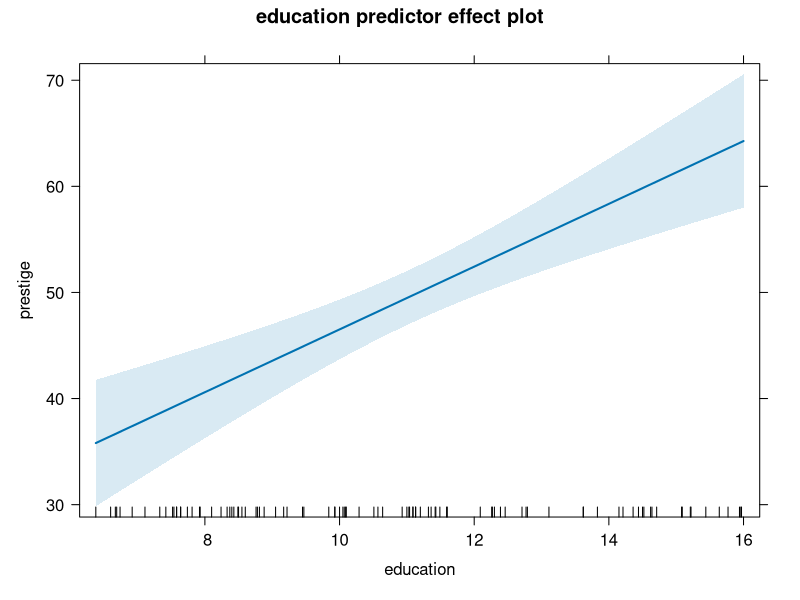
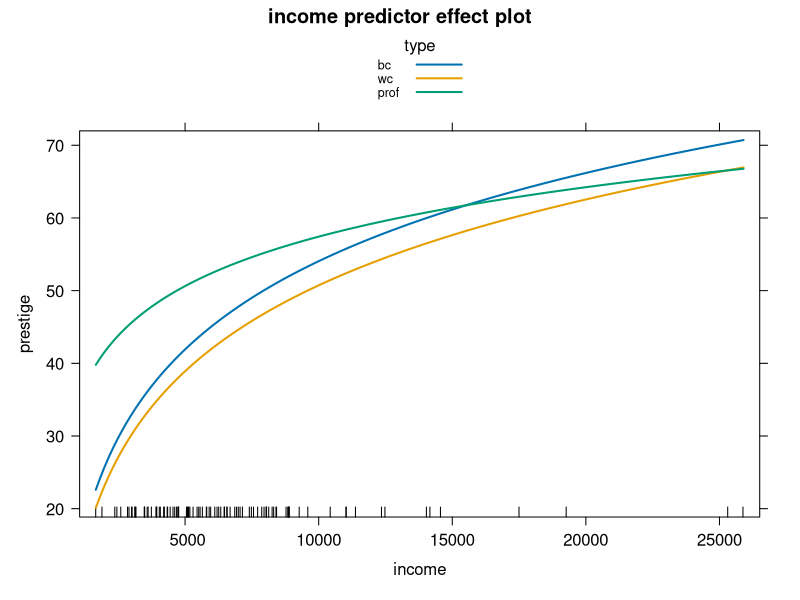
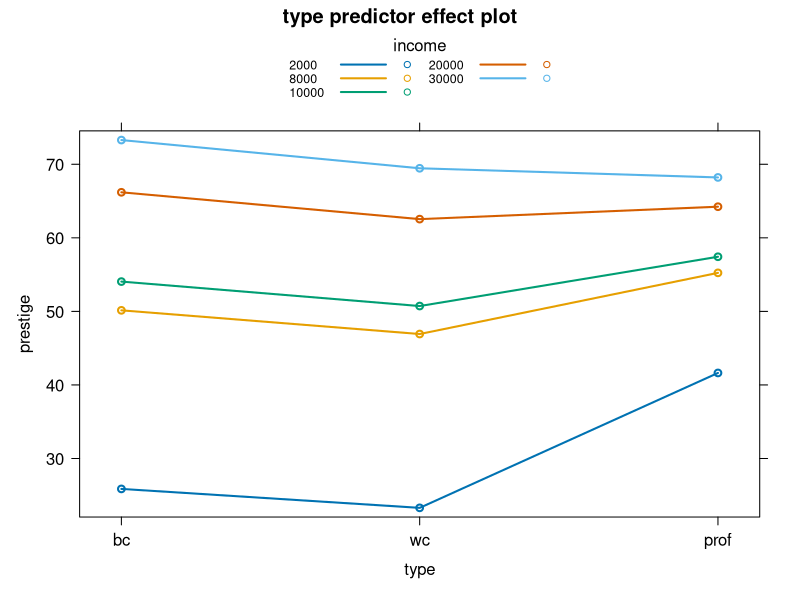
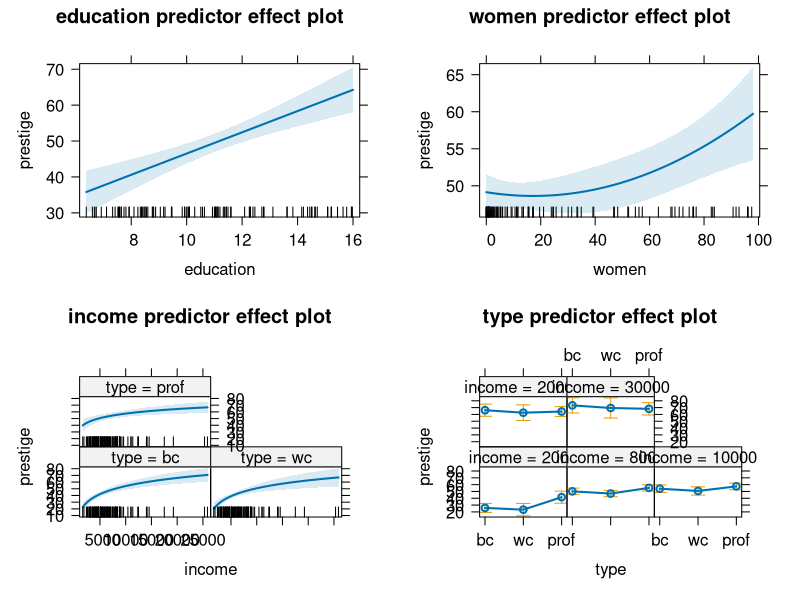
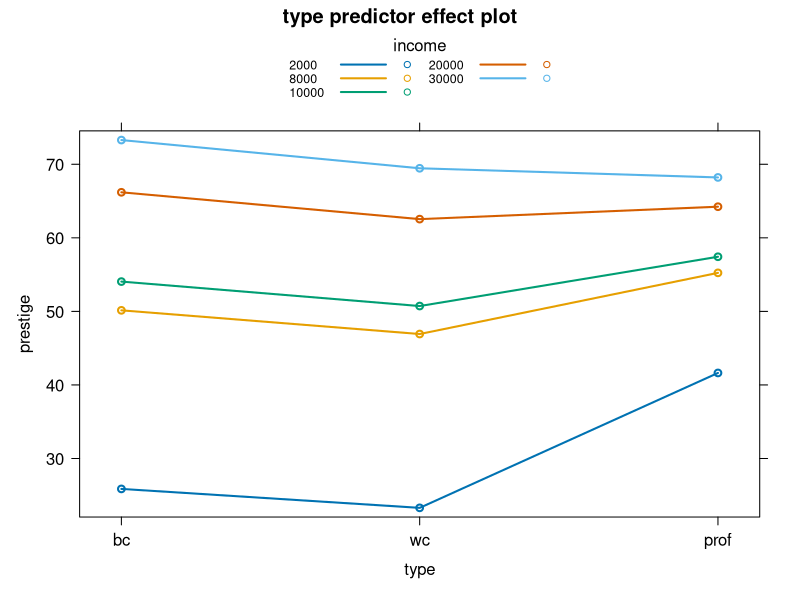
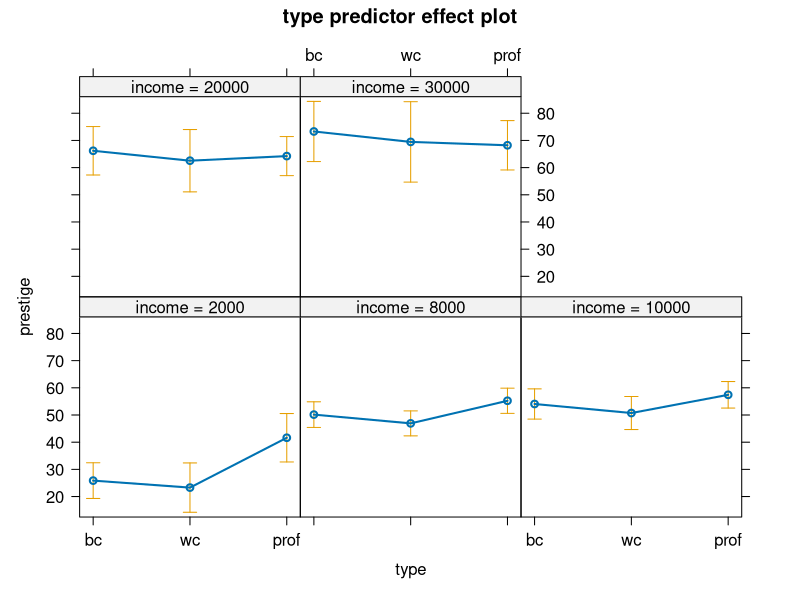
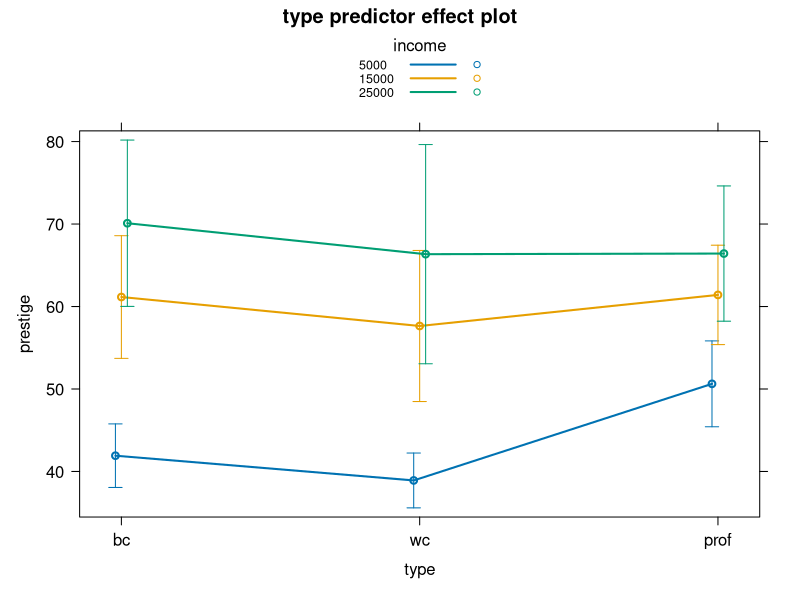
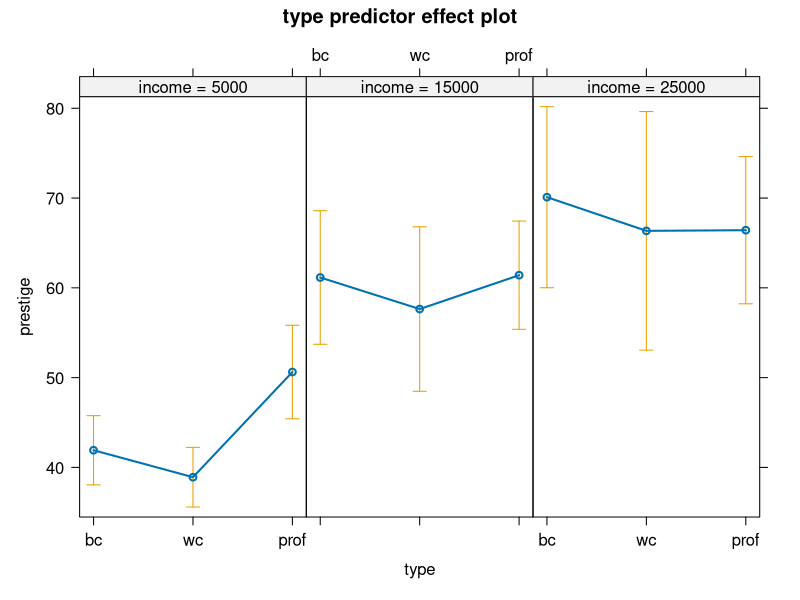

Here is the R script that generated these plots, in order: (Note: this script raises an error after producing the figures.)
#!/usr/bin/r

D(1:6, "mymickgoovy")

expression({
  .value <- 1:0
  .grad <- array(0, c(length(.value), 1L), list(NULL, c("newletgo")))
  .grad[, "newletgo"] <- 0
  attr(.value, "gradient") <- .grad
  .value
})

expression({
  .value <- 1:6
  .grad <- array(0, c(length(.value), 1L), list(NULL, c("twoby")))
  .hessian <- array(0, c(length(.value), 1L, 1L), list(NULL, 
                                                       c("twoby"), c("twoby")))
  .grad[, "twoby"] <- 0
  attr(.value, "gradient") <- .grad
  attr(.value, "hessian") <- .hessian
  .value
})

## ----setopts,echo=FALSE---------------------------------------------
library("knitr")
opts_chunk$set(fig.width=5,fig.height=5,#tidy=TRUE,
               out.width="0.8\\textwidth",echo=TRUE)
#options(prompt=" ")
options(continue="+    ", prompt="R> ", width=70)
options(show.signif.stars=FALSE, scipen=3)

## ----setup, include=FALSE, cache=FALSE, results='hide', echo=FALSE------------
library(car)
library(effects)
render_sweave()
options(width=80, digits=5, str=list(strict.width="cut"))
strOptions(strict.width="cut")

## -----------------------------------------------------------------------------
library("car") # also loads the carData package
Prestige$type <- factor(Prestige$type, levels=c("bc", "wc", "prof"))
lm1 <- lm(prestige ~ education + poly(women, 2) +
            log(income)*type, data=Prestige)

## -----------------------------------------------------------------------------
S(lm1)

## ----fig11,include=TRUE,fig.width=5,fig.height=4,fig.show='hide'--------------
library("effects")
e1.lm1 <- predictorEffect("education", lm1)
plot(e1.lm1)

## -----------------------------------------------------------------------------
brief(e1.lm1$model.matrix)

## -----------------------------------------------------------------------------
e1a.lm1 <- predictorEffect("education", lm1, focal.levels=5)
e1a.lm1
summary(e1a.lm1)
as.data.frame(e1a.lm1)

## -----------------------------------------------------------------------------
e2.lm1 <- predictorEffect("income", lm1, focal.levels=5)
as.data.frame(e2.lm1)

## ----fig12,include=TRUE,fig.width=5,fig.height=5,fig.show='hide'--------------
plot(predictorEffect("income", lm1), 
     lines=list(multiline=TRUE))

## ----fig13,include=TRUE,fig.width=5,fig.height=5,fig.show='hide'--------------
plot(predictorEffect("type", lm1), lines=list(multiline=TRUE))

## ----fig14,include=TRUE,fig.width=7,fig.height=8,fig.show='hide'--------------
eall.lm1 <- predictorEffects(lm1)
plot(eall.lm1)

## ----eval=FALSE---------------------------------------------------------------
#  plot(eall.lm1)
#  plot(predictorEffects(lm1))
#  plot(predictorEffects(lm1, ~ income + education + women + type))

## ----eval=FALSE---------------------------------------------------------------
#  plot(predictorEffects(lm1, ~ type + education))

## ----eval=FALSE---------------------------------------------------------------
#  plot(predictorEffects(lm1, ~ women))
#  plot(predictorEffects(lm1)[[3]])
#  plot(predictorEffect("women", lm1))

## ----fig21a,include=TRUE,fig.width=5,fig.height=4.5,fig.show='hide'-----------
e3.lm1 <- predictorEffect("type", lm1)
plot(e3.lm1, lines=list(multiline=TRUE))

## ----fig21b,include=TRUE,fig.width=6,fig.height=5,fig.show='hide'-------------
plot(e3.lm1, lines=list(multiline=FALSE)) # the default

## ----fig22a,include=TRUE,fig.width=5,fig.height=4.5,fig.show='hide'-----------
e3.lm1 <- predictorEffect("type", lm1,
                          xlevels=list(income=c(5000, 15000, 25000)))
plot(e3.lm1, lines=list(multiline=TRUE),
     confint=list(style="bars"))

## ----fig22b,include=TRUE,fig.width=5.5,fig.height=5,fig.show='hide'-----------
plot(e3.lm1,
     lines=list(multiline=FALSE), # the default
     lattice=list(layout=c(3, 1)))

## ----fig23,include=TRUE,fig.width=5,fig.height=4,fig.show='hide'--------------
e4.lm1 <- predictorEffect("education", lm1,
                          se=list(type="scheffe", level=.99), 
                          vcov.=hccm)
plot(e4.lm1)

## -----------------------------------------------------------------------------
lm2 <- lm(log(prestige) ~ log(income) + education + type, Prestige)

## ----fig30,include=TRUE,fig.width=5,fig.height=4,fig.show='hide'--------------
plot(predictorEffects(lm2, ~ income))

## ----fig31,include=TRUE,fig.width=5,fig.height=4,fig.show='hide'--------------
plot(predictorEffects(lm2, ~ income),
     axes=list(
       x=list(income=list(transform=list(trans=log, inverse=exp)))
     ))

## ----fig32,include=TRUE,fig.width=5,fig.height=5,fig.show='hide'--------------
plot(predictorEffects(lm2, ~ income),
     main="Transformed Plot",
     axes=list(
       grid=TRUE,
       x=list(rotate=30,
              rug=FALSE,
              income=list(transform=list(trans=log, inverse=exp),
                          lab="income, log-scale",
                          ticks=list(at=c(2000, 5000, 10000, 20000)),
                          lim=c(1900, 21000))
       )))

## ----fig33,include=TRUE,fig.width=4,fig.height=4,fig.show='hide'--------------
# default:
plot(predictorEffects(lm2, ~ education),
     main="Default log(prestige)")
# Change only tick-mark labels to arithmetic scale:
plot(predictorEffects(lm2, ~ education),
     main="log(prestige), Arithmetic Ticks",
     axes=list(y=list(transform=list(trans=log, inverse=exp),
                      lab="prestige", type="rescale")))
# Replace log(presige) by prestige:
plot(predictorEffects(lm2, ~ education),
     main="Prestige in Arithmethic Scale",
     axes=list(y=list(transform=exp, lab="prestige")))

## -----------------------------------------------------------------------------
library("lme4") # for lmer()
Blackmore$tran.exercise <- bcnPower(Blackmore$exercise, 
                                    lambda=0.25, gamma=0.1)
mm1 <- lmer(tran.exercise ~ I(age - 8)*group +
              (I(age - 8) | subject), data=Blackmore)

## ----fig33a,include=TRUE,fig.width=5,fig.height=5,fig.show='hide'-------------
e1.mm1 <- predictorEffect("age", mm1)
plot(e1.mm1, lines=list(multiline=TRUE), confint=list(style="auto"))

## ----fig33b,include=TRUE,fig.width=5,fig.height=5,fig.show='hide'-------------
f.trans <- function(x) bcnPower(x, lambda=0.25, gamma=0.1)
f.inverse <- function(x) bcnPowerInverse(x, lambda=0.25, gamma=0.1)
plot(e1.mm1, lines=list(multiline=TRUE),
     confint=list(style="auto"),
     axes=list(x=list(age=list(lab="Age (years)")),
               y=list(transform=list(trans=f.trans, inverse=f.inverse),
                      type="response",
                      lab="Exercise (hours/week)")),
     lattice=list(key.args=list(x=.20, y=.75, corner=c(0, 0), 
                                padding.text=1.25)),
     main=""
)

## -----------------------------------------------------------------------------
data("Blowdown", package="alr4")
gm1 <- glm(y ~ log(d) + s + spp, family=binomial, data=Blowdown)

## ----fig34,include=TRUE,fig.width=6.5,fig.height=6.5,fig.show='hide'----------
plot(predictorEffects(gm1),
     axes=list(grid=TRUE, x=list(rug=FALSE, rotate=35)))

## ----fig35,include=TRUE,fig.width=3.5,fig.height=3.5,fig.show='hide'----------
e1.gm1 <- predictorEffect("spp", gm1)
plot(e1.gm1, main="type='rescale'",
     axes=list(y=list(type="rescale",
                      lab="logit scale, probability labels"),
               x=list(rotate=30),
               grid=TRUE))
plot(e1.gm1, main="type='link'",
     axes=list(y=list(type="link",
                      lab="logit scale, logit labels"),
               x=list(rotate=30),
               grid=TRUE))
plot(e1.gm1, main="type='response'",
     axes=list(y=list(type="response", grid=TRUE,
                      lab="probabilty scale, probability labels"),
               x=list(rotate=30),
               grid=TRUE))

## ----fig36,include=TRUE,fig.width=5.5,fig.height=4.5,fig.show='hide'----------
or <- order(as.data.frame(e1.gm1)$fit) # order smallest to largest
Blowdown$spp1 <- factor(Blowdown$spp,  # reorder levels of spp
                        levels=levels(Blowdown$spp)[or])
gm2 <- update(gm1, ~ . - spp + spp1)   # refit model
plot(predictorEffects(gm2, ~ spp1), main="type='response', ordered",
     axes=list(y=list(type="response",
                      lab="probabilty scale, probability labels"),
               x=list(rotate=30, spp=list(lab="Species")),
               grid=TRUE))

## ----fig37,include=TRUE,fig.width=9,fig.height=12,fig.show='hide'-------------
gm3 <- update(gm2, ~ . + s:log(d)) # add an interaction
plot(predictorEffects(gm3, ~ s + d),
     axes=list(x=list(rug=FALSE, rotate=90),
               y=list(type="response", lab="Blowdown Probability")),
     lattice=list(layout=c(1, 5)))

## ----fig38,include=TRUE,fig.width=9,fig.height=5,fig.show='hide'--------------
plot(predictorEffects(gm3, ~ s + d, xlevels=list(d=c(5, 40, 80),
                                                 s=c(0.1, 0.5, 0.9))),
     axes=list(grid=TRUE,
               x=list(rug=FALSE),
               y=list(type="response", lab="Blowdown probability")),
     lines=list(multiline=TRUE))

## ----fig39,include=TRUE,fig.width=7,fig.height=7,fig.show='hide'--------------
gm4 <- update(gm3, ~ . + spp:log(d))
plot(predictorEffects(gm4, ~ d, xlevels=list(s=c(0.1, 0.5, 0.9))),
     axes=list(grid=TRUE,
               y=list(type="response"),
               x=list(rug=FALSE)),
     lines=list(multiline=TRUE))

## ----fig310,include=TRUE,fig.width=7,fig.height=5,fig.show='hide'-------------
plot(predictorEffects(gm4, ~ d, xlevels=list(s=c(0.1, 0.5, 0.9))),
     axes=list(grid=TRUE, 
               y=list(type="response"), 
               x=list(rug=FALSE)),
     lines=list(multiline=TRUE, z.var="spp", lty=1:9),
     lattice=list(layout=c(3, 1)))

## ----fig311,include=TRUE,fig.width=5.5,fig.height=5.5,fig.show='hide'---------
plot(predictorEffects(gm3, ~ d, 
                      xlevels=list(s=c(0.1, 0.5, 0.9))),
     axes=list(grid=TRUE,
               x=list(rug=FALSE),
               y=list(type="response")),
     lines=list(multiline=TRUE),
     confint=list(style="auto"))

## ----fig312,include=TRUE,fig.width=7,fig.height=6,fig.show='hide'-------------
gm5 <- update(gm2, ~ . + spp:s)
plot(predictorEffects(gm5, ~ spp, xlevels=list(s=c(0.1, 0.5, 0.9))),
     axes=list(grid=TRUE,
               y=list(type="response"),
               x=list(rug=FALSE, rotate=30)),
     lines=list(multiline=TRUE),
     confint=list(style="auto"))

## ----fig314,include=TRUE,fig.width=8,fig.height=6,fig.show='hide'-------------
plot(predictorEffects(gm5, ~ spp, xlevels=list(s=c(0.1, 0.5, 0.9))),
     rug=FALSE,
     axes=list(grid=TRUE,
               y=list(type="response"),
               x=list(rotate=30)),
     lines=list(multiline=TRUE),
     confint=list(style="auto"),
     lattice=list(key.args=list(space="right",
                                columns=1,
                                border=TRUE,
                                fontfamily="serif",
                                cex=1.25,
                                cex.title=1.5)))

## ----fig313,include=TRUE,fig.width=13,fig.height=5.5,fig.show='hide'----------
plot(predictorEffects(gm3, ~ s + d, xlevels=list(s=6, d=6)),
     axes=list(x=list(rug=FALSE, rotate=90), 
               y=list(ticks=list(at=c(.999, .99, .95, .8, .5, .2, .05)))),
     lattice=list(layout=c(3, 2)))

## ----fig313b,include=TRUE,fig.width=6,fig.height=10,fig.show='hide'-----------
plot(predictorEffect("s", gm3, xlevels=list(d=6)),
     axes=list(x=list(rug=FALSE, rotate=90),  
               y=list(ticks=list(at=c(.999, .99, .95, .8, .5, .2, .05)))),
     lattice=list(layout=c(3, 2),
                  array=list(row=1, col=1, nrow=2, ncol=1, more=TRUE)))
plot(predictorEffect("d", gm3, xlevels=list(s=6)),
     axes=list(x=list(rug=FALSE, rotate=90),  
               y=list(ticks=list(at=c(.999, .99, .95, .8, .5, .2, .05)))),
     lattice=list(layout=c(3, 2),
                  array=list(row=2, col=1, nrow=2, ncol=1, more=FALSE)))

## ----fig316,include=TRUE,fig.width=7,fig.height=5,fig.show='hide'-------------
plot(predictorEffects(gm4, ~ d, xlevels=list(s=c(0.1, 0.5, 0.9))),
     axes=list(grid=TRUE,
               x=list(rug=FALSE),
               y=list(type="response")),
     lines=list(multiline=TRUE, z.var="spp", lty=1:9),
     lattice=list(layout=c(3, 1),
                  strip=list(factor.names=TRUE,
                             values=TRUE,
                             cex=1.5)))

## ----fig315,include=TRUE,fig.width=7,fig.height=6,fig.show='hide'-------------
gm5 <- update(gm2, ~ . + spp:s)
plot(predictorEffects(gm5, ~ spp, xlevels=list(s=c(0.1, 0.5, 0.9))),
     symbols=list(pch=15:17, cex=1.5),
     axes=list(grid=TRUE,
               y=list(type="response"),
               x=list(rotate=30)),
     lines=list(multiline=TRUE),
     confint=list(style="auto"),
     lattice=list(key.args=list(cex=1.5, cex.title=1.5)))

## ----fig51,include=TRUE,fig.width=10,fig.height=9,fig.show='hide'-------------
lm5 <- lm(prestige ~ log(income) + education + women + type,
          Prestige)
plot(predictorEffects(lm5, residuals=TRUE),
     axes=list(grid=TRUE,
               x=list(rotate=30)),
     partial.residuals=list(smooth=TRUE,
                            span=0.75,
                            lty="dashed"))

## ----fig52,include=TRUE,fig.width=10,fig.height=5,fig.show='hide'-------------
options(scipen=10) # suppress scientific notation 
lm6 <- lm(infantMortality ~ group*ppgdp, data=UN)
plot(predictorEffects(lm6, ~ ppgdp, partial.residuals=TRUE),
     axes=list(x=list(rotate=25), 
               y=list(lim=c(0, 150))),
     id=list(n=1),
     lattice=list(layout=c(3, 1)))

## ----fig53,include=TRUE,fig.width=10,fig.height=5,fig.show='hide'-------------
lm7 <- lm(log(infantMortality) ~ group*log(ppgdp), data=UN)
plot(predictorEffects(lm7, ~ ppgdp, partial.residuals=TRUE),
     axes=list(x=list(rotate=25)),
     id=list(n=1),
     lattice=list(layout=c(3, 1)))

## ----fig54,include=TRUE,fig.width=10,fig.height=5,fig.show='hide'-------------
plot(predictorEffects(lm7, ~ ppgdp, partial.residuals=TRUE),
     axes=list(x=list(rotate=25),
               y=list(transform=list(trans=log, inverse=exp),
                      type="response",
                      lab="Infant Mortality")),
     id=list(n=1),
     lattice=list(layout=c(3, 1)))

## -----------------------------------------------------------------------------
S(lm2)

## ----fig55,include=TRUE,fig.width=8,fig.height=4,fig.show='hide'--------------
plot(Effect(c("income", "type"), lm2, residuals=TRUE),
     axes=list(x=list(rotate=30)),
     partial.residuals=list(span=0.9), 
     layout=c(3, 1))

## -----------------------------------------------------------------------------
library("MASS") # for polr()
Womenlf$partic <- factor(Womenlf$partic,
                         levels=c("not.work", "parttime", "fulltime")) # order response levels
or1 <- polr(partic ~ log(hincome) + children, data=Womenlf)
S(or1)

## ----fig41,include=TRUE,fig.width=6.5,fig.height=6.5,fig.show='hide'----------
plot(predictorEffects(or1),
     axes=list(grid=TRUE),
     lattice=list(key.args=list(columns=1)))

## ----fig62,include=TRUE,fig.width=6,fig.height=4,fig.show='hide'--------------
plot(predictorEffects(or1),
     axes=list(grid=TRUE, y=list(style="stacked")),
     lattice=list(key.args=list(columns=1)))

## -----------------------------------------------------------------------------
library("nnet") # for multinom()
mr1 <- multinom(vote ~ age + gender + economic.cond.national +
                  economic.cond.household + Blair + Hague + Kennedy +
                  Europe*political.knowledge, data=BEPS)

## ----fig42,include=TRUE,fig.width=6.5,fig.height=6.5,fig.show='hide'----------
plot(predictorEffects(mr1, ~ age + Blair + Hague + Kennedy),
     axes=list(grid=TRUE, x=list(rug=FALSE)),
     lattice=list(key.args=list(columns=1)),
     lines=list(multiline=TRUE, col=c("blue", "red", "orange")))

## ----fig43,include=TRUE,fig.width=10,fig.height=5,fig.show='hide'-------------
plot(predictorEffects(mr1, ~ Europe + political.knowledge,
                      xlevels=list(political.knowledge=0:3,
                                   Europe=c(1, 6, 11))),
     axes=list(grid=TRUE, 
               x=list(rug=FALSE, 
                      Europe=list(ticks=list(at=c(1, 6, 11))),
                      political.knowledge=list(ticks=list(at=0:3))),
               y=list(style="stacked")),
     lines=list(col=c("blue", "red", "orange")),
     lattice=list(key.args=list(columns=1),
                  strip=list(factor.names=FALSE)))

## ----eval=FALSE---------------------------------------------------------------
#  effects Theme()
